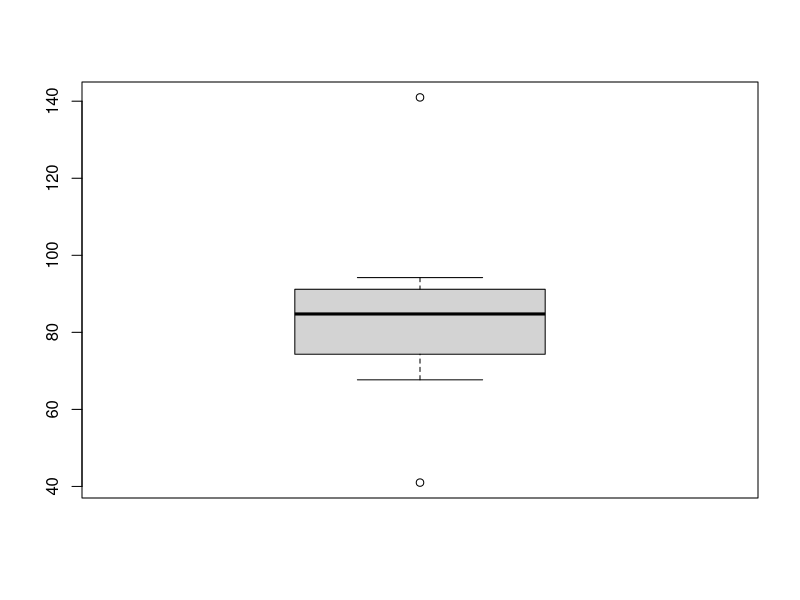
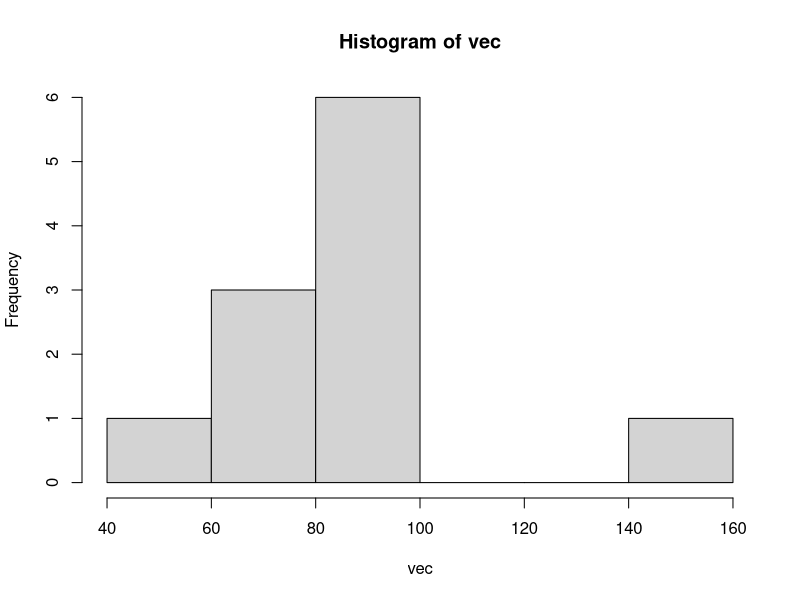
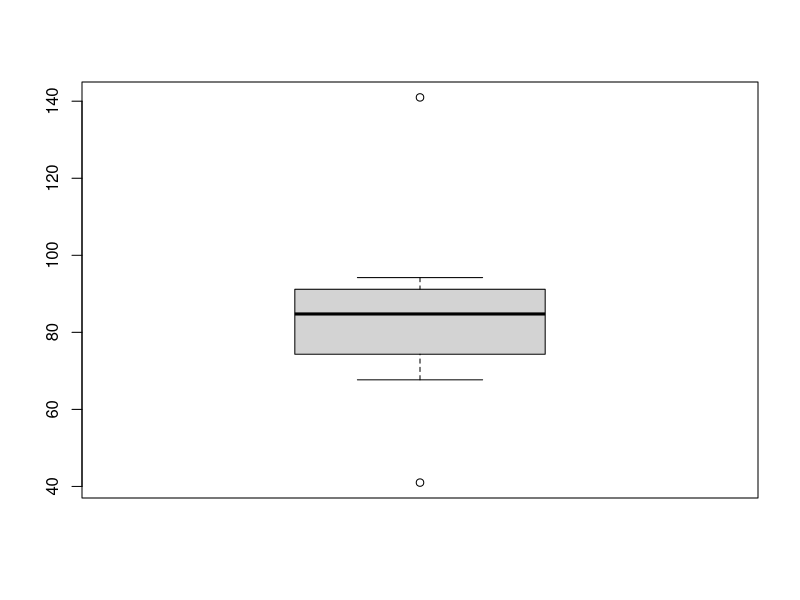

These figures' R source, in order:
# Criação de um vetor
vec <- c(84.334, 90.445, 70.654, 67.677, 91.912, 84.765, 94.213, 88.987, 77.983, 40.999, 140.986)

# Observar o vetor vec
vec

# Verificar modo/tipo do vetor vec
mode(vec)

# Verificar tamanho do vetor vec
length(vec)

# Verificar estrutura do vetor vec
str(vec)

# Verificar classe do vetor vec
class(vec)

# Observar os 6 primeiros elementos do objeto
head(vec)

# Observar apenas os 4 primeiros elementos do objeto
head(vec, 4)

# Observar os útlimos elementos do objeto
tail(vec)

# Ordenar o vetor vec criado - Ordem Decrescente
sort(vec, decreasing = TRUE)

# Ordenar o vetor vec criado
order(vec)

# Verificar os elementos específicos por posições no vetor
vec[c(1, 5, 9)]

# Arredondar valores do bec
round(vec)

# Criar um gráfico
boxplot(vec)

# Média
mean(vec)

# Desvio
sd(vec)

# Mediana
median(vec)

# Sumário Estatístico dos dados
summary(vec)
hist(vec)
boxplot(vec)

# Se há normalidade dos dados brutos (se p > 0,05 a distribuição é normal)
shapiro.test(vec)
